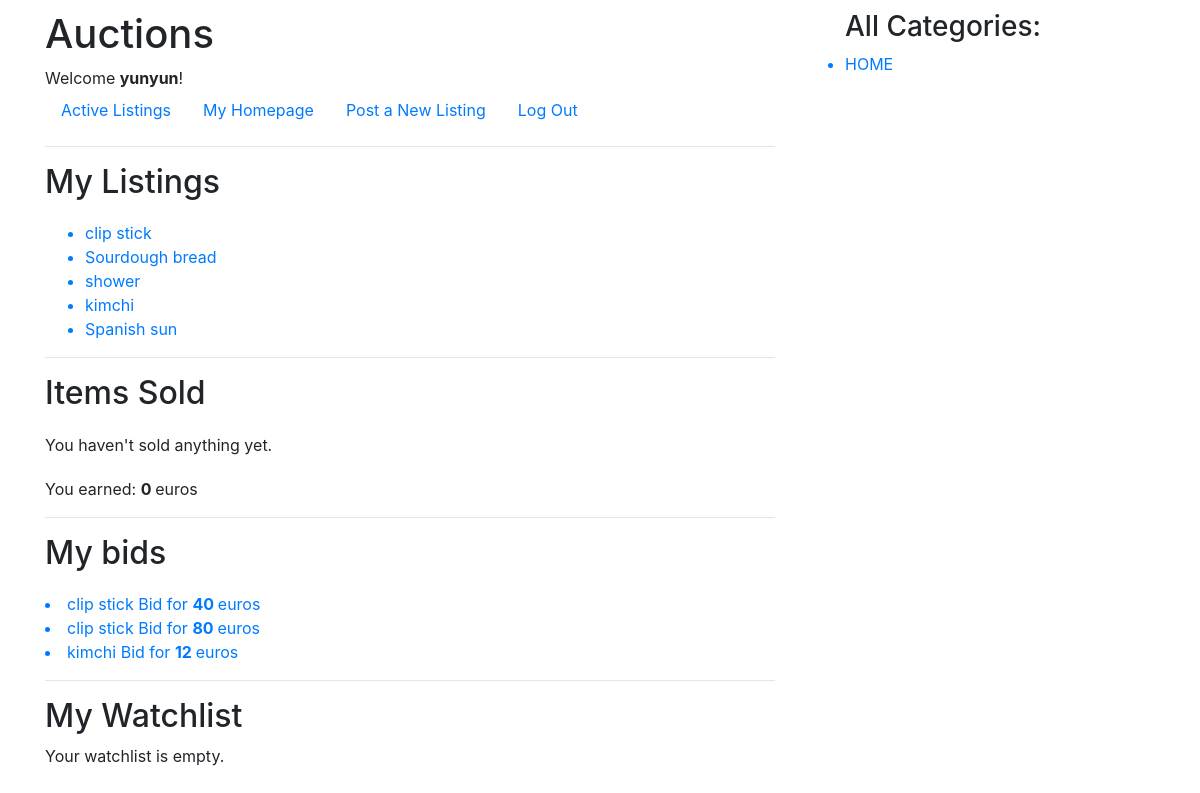
The page /1/home/ (signed in) on the database as committed earlier.
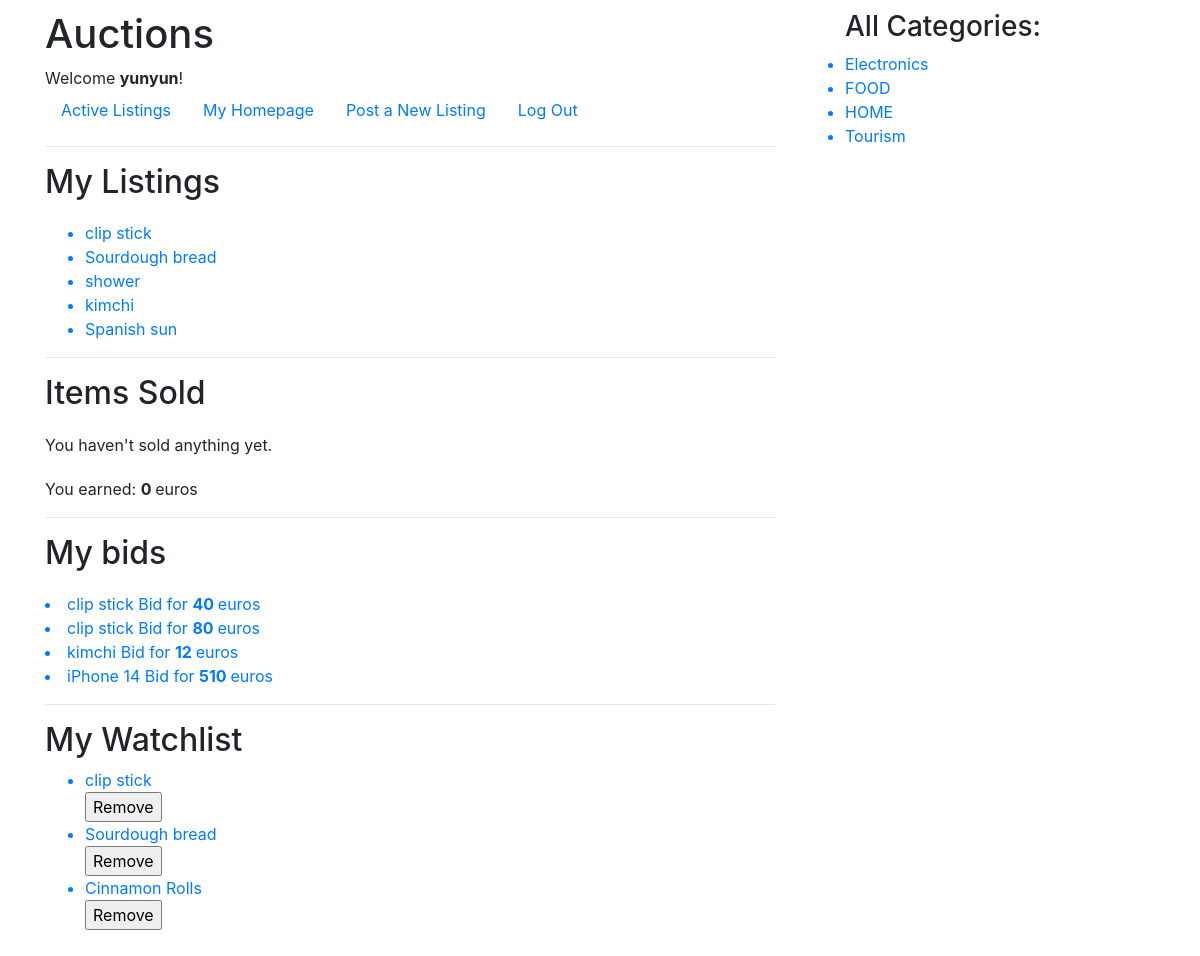
The same page on the database as committed later.
### auctions/models.py (models this page shows, shortened)
class Listing(models.Model):
    starting_bid = models.PositiveIntegerField()
    title = models.CharField(max_length=64)
    description = models.TextField(default="textcontent")
    photo = models.ImageField(null=True, blank=True,
                              upload_to="images/", default=0)
    user = models.ForeignKey(
        User, on_delete=models.CASCADE, default=1, related_name="listing")
    active = BooleanField(default=True)
    price_sold_for = models.IntegerField(default=0, blank=True)
    date_listed = models.DateField(default=timezone.now)
    category = models.CharField(
        max_length=10,
        default='HOME'
    )
    def __str__(self):
        return f'{self.title}'

class Bid(models.Model):
    item = models.ForeignKey(
        Listing, on_delete=models.CASCADE, default=1, related_name="bids")
    user = models.ForeignKey(
        User, on_delete=models.CASCADE, default=1, related_name="bids")
    offer = models.IntegerField(default=0)
    date_created = models.DateTimeField(
        default=timezone.now)

class Watchlist(models.Model):
    user = models.ForeignKey(
        User, default=1, on_delete=models.CASCADE, related_name="watchlists")
    item = models.ForeignKey(
        Listing, default=1, on_delete=models.CASCADE, related_name="watchlists")

### auctions/views.py (the view)
# urls.py: path("<int:user_id>/home/", views.home, name="home"),
@login_required
def home(request, user_id):
    user = request.user
    watchlist = user.watchlists.all()
    listings = user.listing.all()
    bids = user.bids.all()
    total_earnings = 0
    if listings:
        listings_active = []
        listings_ended = []
        for listing in listings:
            if listing.active == False:
                listings_ended.append(listing)
                total_earnings = total_earnings + listing.price_sold_for
            else:
                listings_active.append(listing)
        return render(request, "auctions/home.html", {
            'listings': listings_active,
            'sold': listings_ended,
            "categories": categories,
            'watchlist': watchlist,
            "bids": bids,
            "total_earnings": total_earnings
        })
    return render(request, "auctions/home.html", {
        "categories": categories
    })

### auctions/templates/auctions/home.html (shortened to what this page needs)
{% extends "auctions/layout.html" %}
{% block body %}
<h2>My Listings</h2>
<div style="margin-top: 20px;">
    {% if listings %}
    <ul>
        {% for listing in listings %}
        <a href="{% url 'listing' listing_id=listing.id %}">
            <li>{{ listing.title }} </li>
        </a>
        {% endfor %}
    </ul>
    {% endif %}
</div>
<hr>
<h2>Items Sold </h2>
<div style="margin-top: 20px;">
    {% if sold %}
    {% for s in sold %}
    <li>{{ s.title }} | Sold for {{ s.price_sold_for }} euros </li>
    {% endfor %}
    {% else %}
    <p>You haven't sold anything yet.
    </p>
    {% endif %}
    <p style="margin-top: 20px;">You earned: <strong>{{ total_earnings }} </strong>euros</p>
</div>
<hr>
<h2>My bids </h2>
<div style="margin-top: 20px;">
    {% if bids %}
    {% for bid in bids %}
    <a href="{% url 'listing' listing_id=bid.id %}">
        <li>{{ bid.item }} Bid for <strong>{{ bid.offer }} </strong>euros</li>
    </a>
    {% endfor %}
    {% else %}
    <p>You haven't bid anything yet.
    </p>
    {% endif %}
</div>
<hr>
<h2> My Watchlist </h2>
<div style="margin-top: 20px; display: inline;">
    {% if watchlist %}
    <ul>
        {% for w in watchlist %}
        <a href="{% url 'listing' listing_id=w.item.id %}">
            <li>{{ w.item }} </li>
        </a>
        <form action="{% url 'watchlist' listing_id=w.id %}" method="POST">
            <input type="submit" value="Remove">
        </form>
        {% endfor %}
    </ul>
    {% else %}
    <p> Your watchlist is empty. </p>
    {% endif %}
</div>
{% endblock %}

### auctions/templates/auctions/layout.html (shortened to what this page needs)
{% load static %}
<!DOCTYPE html>
<html lang="en">
<head>
    <link rel="stylesheet" href="https://stackpath.bootstrapcdn.com/bootstrap/4.4.1/css/bootstrap.min.css"
>
    <link href="{% static 'auctions/styles.css' %}" rel="stylesheet">
</head>
<div class="container">
    <div class="row">
        <div class="col-8">
            <body>
                <h1>Auctions</h1>
                <div>
                    {% if user.is_authenticated %}
                    Welcome <strong>{{ user.username }}</strong>!
                    {% else %}
                    Not signed in.
                    {% endif %}
                </div>
                <ul class="nav">
                    <li class="nav-item">
                        <a class="nav-link" href="{% url 'index' %}">Active Listings</a>
                    </li>
                    {% if user.is_authenticated %}
                    <li class="nav-items">
                        <a class='nav-link' href="{% url 'home' user_id=user.id %}">My Homepage</a>
                    </li>
                    <li class="nav-items">
                        <a class='nav-link' href="{% url 'new' %}">Post a New Listing</a>
                    </li>
                    <li class="nav-item">
                        <a class="nav-link" href="{% url 'logout' %}">Log Out</a>
                    </li>
                    {% endif %}
                </ul>
                <hr>
                {% block body %}
                {% endblock %}
            </body>
        </div>
        <div class="col-4">
            <ul>
                <h3>All Categories:</h3>
                {% for c in categories %}
                <a href="{% url 'category' category=c %}">
                    <li>{{ c }}</li>
                </a>
                {% endfor %}
            </ul>
        </div>
    </div>
</div>
</html>

Rows that differ between the two databases and show on the page:
added Bid: item "iPhone 14", offer "510"
added Watchlist: item "clip stick"
added Watchlist: item "Sourdough bread"
added Watchlist: item "Cinnamon Rolls"
Other text that changed with them:
new list line: "Electronics"
new list line: "FOOD"
new list line: "Tourism"
text no longer shown: "Your watchlist is empty."
